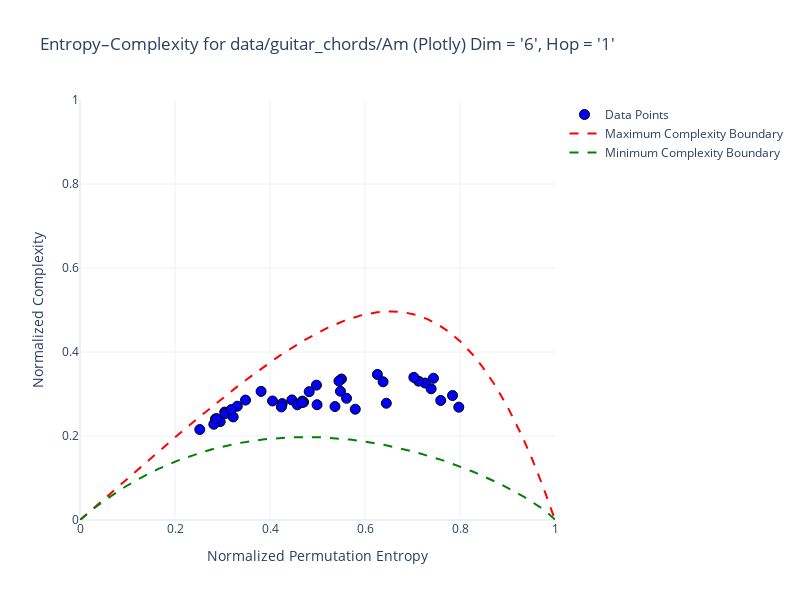

Here is the notebook cell this chart was saved with:
### Code cell
folder_path = "data/guitar_chords/Am"
dim = 6
hop = 1
plot_graph_ordpy(folder_path, dim, hop)

### Figure 1 — Plotly figure (JSON) as saved in the notebook; plotly's stock layout.template omitted (floating-point values rounded to 4 significant figures; data arrays with more than 128 entries replaced by an {"elided": "..."} marker saying what was removed)
{"data": [{"hovertemplate": "<b>File:</b> %{hovertext}<br><b>Entropy:</b> %{x}<br><b>Complexity:</b> %{y}<extra></extra>", "hovertext": ["Am_AcusticVince_JO_2.wav", "Am_AcusticVince_JO_3.wav", "Am_AcusticVince_JO_1.wav", "Am_AcusticVince_JO_4.wav", "Am_Classic3_Carolina_4.wav", "Am_ClassicVince_JO_4.wav", "Am_electric_Isabel_1.wav", "Am_Classic_Jo_4.wav", "Am_Classic2_Carolina_1.wav", "Am_electric_Isabel_2.wav", "Am_Classic2_Carolina_3.wav", "Am_Classic2_Carolina_2.wav", "Am_electric_Isabel_3.wav", "Am_Classic3_Carolina_2.wav", "Am_ClassicVince_JO_2.wav", "Am_Classic_Jo_3.wav", "Am_Classic_Jo_2.wav", "Am_ClassicVince_JO_3.wav", "Am_Classic3_Carolina_3.wav", "Am_Classic3_Carolina_1.wav", "Am_electric_Isabel_4.wav", "Am_ClassicVince_JO_1.wav", "Am_Classic_Jo_1.wav", "Am_Classic2_Carolina_4.wav", "Am_Electric1_LInda_1.wav", "Am_Electric1_LInda_3.wav", "Am_Electric1_LInda_2.wav", "Am_Electric1_LInda_4.wav", "Am_Electric2_LInda_4.wav", "Am_classical_AfonsoLemos_-01.wav", "Am_AcousticGuitar_RodrigoMercador_4.wav", "Am_classical_AfonsoLemos_-02.wav", "Am_classical_AfonsoLemos_-03.wav", "Am_Electric2_LInda_2.wav", "Am_AcousticGuitar_RodrigoMercador_1.wav", "Am_Electric2_LInda_3.wav", "Am_Electric2_LInda_1.wav", "Am_AcousticGuitar_RodrigoMercador_2.wav", "Am_classical_AfonsoLemos_-04.wav", "Am_AcousticGuitar_RodrigoMercador_3.wav"], "marker": {"color": "blue", "line": {"color": "black", "width": 1}, "size": 10}, "mode": "markers", "name": "Data Points", "type": "scatter", "x": [0.3485, 0.3312, 0.3047, 0.3061, 0.4978, 0.2852, 0.3225, 0.6449, 0.4707, 0.2951, 0.4257, 0.4681, 0.2817, 0.4461, 0.3812, 0.5611, 0.5795, 0.288, 0.4053, 0.4825, 0.2522, 0.3186, 0.5368, 0.5483, 0.7393, 0.7263, 0.7594, 0.7128, 0.7028, 0.4574, 0.6261, 0.424, 0.4675, 0.7843, 0.5504, 0.7441, 0.7975, 0.5452, 0.499, 0.6381], "y": [0.2855, 0.271, 0.257, 0.2535, 0.3211, 0.2406, 0.2454, 0.278, 0.2807, 0.2343, 0.2771, 0.2832, 0.2279, 0.2859, 0.3062, 0.2898, 0.2638, 0.2412, 0.2834, 0.3056, 0.2153, 0.2628, 0.2701, 0.3065, 0.3124, 0.3261, 0.2846, 0.3306, 0.3396, 0.2743, 0.3466, 0.2692, 0.2797, 0.2963, 0.3357, 0.3376, 0.2686, 0.3308, 0.2745, 0.3291]}, {"line": {"color": "red", "dash": "dash"}, "mode": "lines", "name": "Maximum Complexity Boundary", "type": "scatter", "x": {"elided": "719 float values"}, "y": {"elided": "719 float values"}}, {"line": {"color": "green", "dash": "dash"}, "mode": "lines", "name": "Minimum Complexity Boundary", "type": "scatter", "x": [-0.0, 0.01866, 0.03517, 0.05087, 0.06603, 0.08079, 0.09522, 0.1094, 0.1233, 0.137, 0.1505, 0.1639, 0.1771, 0.1902, 0.2031, 0.2159, 0.2285, 0.2411, 0.2535, 0.2659, 0.2781, 0.2903, 0.3023, 0.3143, 0.3262, 0.338, 0.3497, 0.3613, 0.3728, 0.3843, 0.3957, 0.4071, 0.4183, 0.4295, 0.4406, 0.4517, 0.4626, 0.4736, 0.4844, 0.4952, 0.5059, 0.5165, 0.5271, 0.5377, 0.5481, 0.5585, 0.5689, 0.5791, 0.5894, 0.5995, 0.6096, 0.6196, 0.6296, 0.6395, 0.6493, 0.6591, 0.6688, 0.6785, 0.6881, 0.6976, 0.7071, 0.7165, 0.7258, 0.735, 0.7442, 0.7534, 0.7624, 0.7714, 0.7804, 0.7892, 0.798, 0.8067, 0.8153, 0.8239, 0.8323, 0.8407, 0.849, 0.8573, 0.8654, 0.8734, 0.8814, 0.8892, 0.8969, 0.9046, 0.9121, 0.9195, 0.9267, 0.9339, 0.9409, 0.9477, 0.9544, 0.9609, 0.9671, 0.9732, 0.979, 0.9844, 0.9895, 0.994, 0.9978, 1.0], "y": [-0.0, 0.01789, 0.03264, 0.04583, 0.05785, 0.06892, 0.07917, 0.08871, 0.09761, 0.1059, 0.1137, 0.121, 0.1278, 0.1341, 0.1401, 0.1456, 0.1508, 0.1557, 0.1602, 0.1644, 0.1683, 0.1719, 0.1752, 0.1783, 0.1811, 0.1836, 0.1859, 0.188, 0.1898, 0.1915, 0.1929, 0.1941, 0.1951, 0.1959, 0.1966, 0.197, 0.1973, 0.1974, 0.1973, 0.1971, 0.1967, 0.1962, 0.1955, 0.1947, 0.1937, 0.1926, 0.1914, 0.19, 0.1885, 0.1869, 0.1851, 0.1832, 0.1812, 0.1791, 0.1769, 0.1746, 0.1722, 0.1696, 0.167, 0.1643, 0.1614, 0.1585, 0.1555, 0.1524, 0.1492, 0.1459, 0.1425, 0.1391, 0.1355, 0.1319, 0.1282, 0.1245, 0.1206, 0.1167, 0.1128, 0.1087, 0.1046, 0.1004, 0.09622, 0.09193, 0.08758, 0.08318, 0.07873, 0.07422, 0.06967, 0.06507, 0.06043, 0.05574, 0.05102, 0.04626, 0.04148, 0.03666, 0.03183, 0.02698, 0.02213, 0.0173, 0.01249, 0.007782, 0.003293, -1.291e-15]}], "layout": {"height": 600, "title": {"text": "Entropy–Complexity for data/guitar_chords/Am (Plotly)\nDim = '6', Hop = '1'"}, "width": 800, "xaxis": {"range": [0, 1], "title": {"text": "Normalized Permutation Entropy"}}, "yaxis": {"range": [0, 1], "title": {"text": "Normalized Complexity"}}}}
